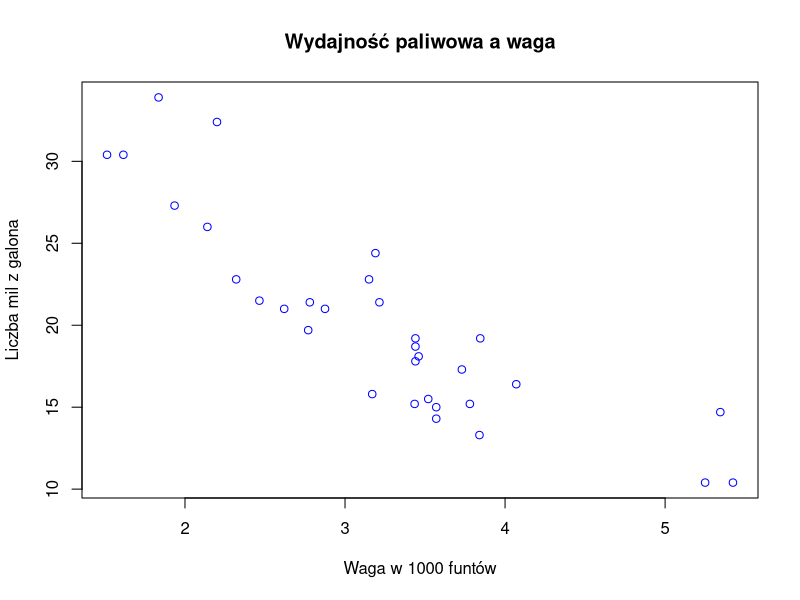

Write R code to recreate this figure.
plot(mpg ~ wt, mtcars,
     ylab = "Liczba mil z galona",
     xlab = "Waga w 1000 funtów",
     main = "Wydajność paliwowa a waga",
     col = "blue",
     pch = 21
)
